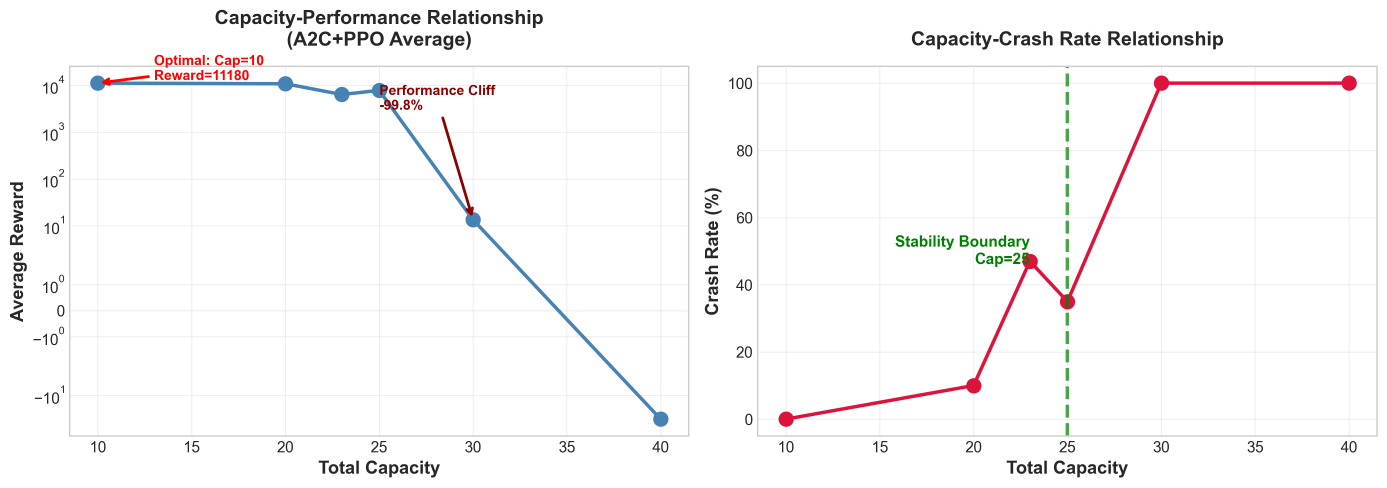
#> input picture Analysis/figures/fig1_capacity_performance_en.png, 4161 x 1463 px, found by its file name (shown at 1/3 size)
$ python create_graphical_abstract.py
#> lines starting #> are read from the running program, lines starting #| are printed output that depends on the picture
#!/usr/bin/env python3
"""
Create Graphical Abstract for Applied Soft Computing Submission
Requirements: ≥531×1328 pixels (vertical layout)
"""

import matplotlib.pyplot as plt
import matplotlib.image as mpimg
from matplotlib.patches import Rectangle
import numpy as np

# Configuration
OUTPUT_FILE = 'figures/graphical_abstract.png'
DPI = 300
WIDTH_INCHES = 5.31  # 531 pixels at 100 DPI, scaled for 300 DPI
HEIGHT_INCHES = 13.28  # 1328 pixels at 100 DPI, scaled for 300 DPI

# Figure paths (using PNG versions for easier manipulation)
FIG1_PATH = '../../../Analysis/figures/fig1_capacity_performance_en.png'
FIG2_PATH = '../../../Analysis/figures/fig2_structure_comparison_en.png'
FIG4_PATH = '../../../Analysis/figures/fig4_algorithm_radar_en.png'

def create_graphical_abstract():
    """Create graphical abstract combining key figures"""

    # Create figure with vertical layout
    fig = plt.figure(figsize=(WIDTH_INCHES, HEIGHT_INCHES), dpi=DPI)

    # Load images
    try:
        img_capacity = mpimg.imread(FIG1_PATH)
#> img_capacity is the input picture: shape (1463, 4161, 4) float32; mean R, G, B, A 0.98, 0.975, 0.976, 1
        img_structure = mpimg.imread(FIG2_PATH)
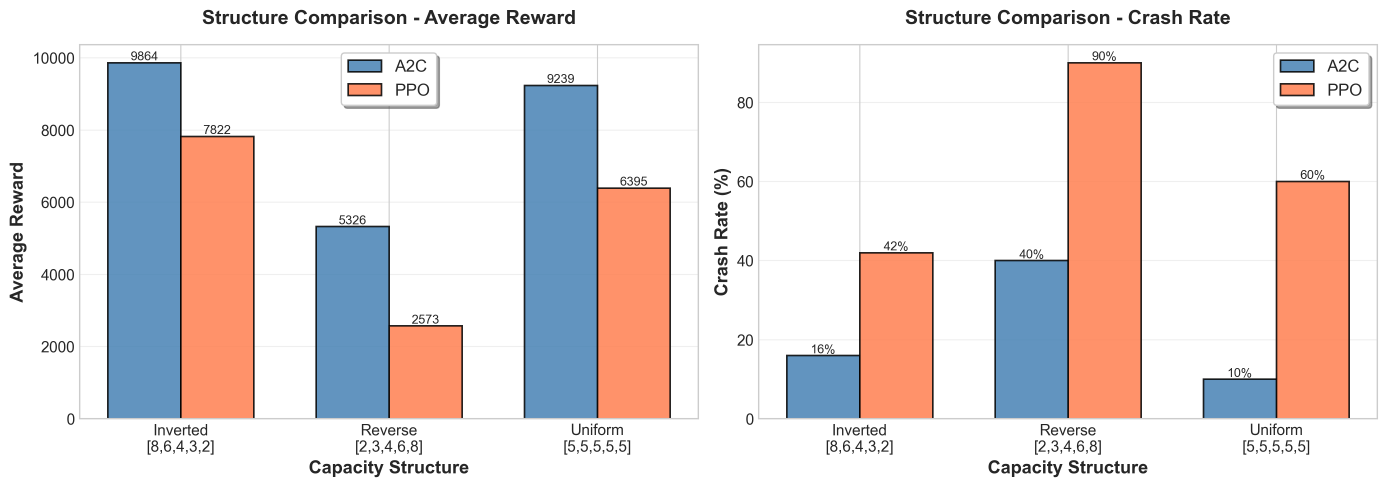
#> input picture Analysis/figures/fig2_structure_comparison_en.png, 4161 x 1461 px, found by its file name (shown at 1/3 size)
#> img_structure is the input picture: shape (1461, 4161, 4) float32; mean R, G, B, A 0.907, 0.843, 0.862, 1
        img_algorithms = mpimg.imread(FIG4_PATH)
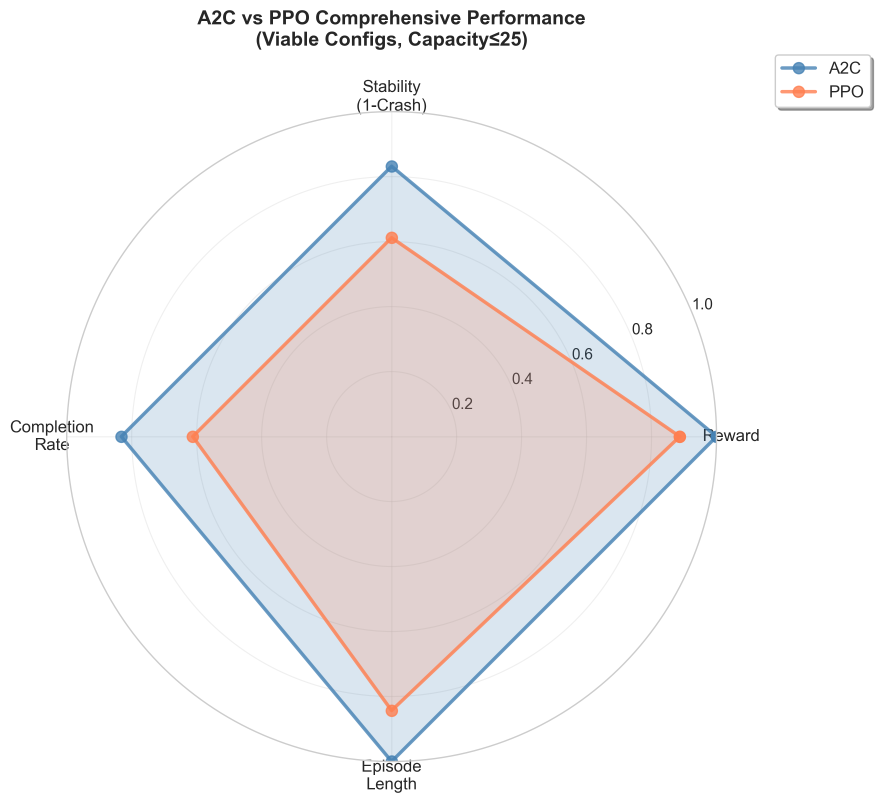
#> input picture Analysis/figures/fig4_algorithm_radar_en.png, 2641 x 2408 px, found by its file name (shown at 1/3 size)
#> img_algorithms is the input picture: shape (2408, 2641, 4) float32; mean R, G, B, A 0.974, 0.949, 0.953, 1
    except FileNotFoundError as e:
        print(f"Error loading images: {e}")
        return None

    # Define layout: 4 panels (Title, Problem/Results, Key Findings, Conclusions)
    # Using GridSpec for flexible layout
    gs = fig.add_gridspec(6, 1, height_ratios=[0.8, 1.5, 2.0, 2.0, 1.5, 0.5],
                          hspace=0.3, left=0.05, right=0.95, top=0.98, bottom=0.02)

    # Panel 1: Title
    ax_title = fig.add_subplot(gs[0, 0])
    ax_title.axis('off')
    ax_title.text(0.5, 0.5, 'Deep Reinforcement Learning for\nVertical Layered Queueing Systems in Urban Air Mobility',
                  ha='center', va='center', fontsize=14, fontweight='bold', wrap=True)

    # Panel 2: Algorithm Comparison (fig4)
    ax_algo = fig.add_subplot(gs[1, 0])
    ax_algo.imshow(img_algorithms)
    ax_algo.axis('off')
    ax_algo.text(0.02, 0.98, 'A. Algorithm Performance', transform=ax_algo.transAxes,
                 fontsize=11, fontweight='bold', va='top',
                 bbox=dict(boxstyle='round', facecolor='wheat', alpha=0.8))

    # Panel 3: Structural Comparison (fig2)
    ax_struct = fig.add_subplot(gs[2, 0])
    ax_struct.imshow(img_structure)
    ax_struct.axis('off')
    ax_struct.text(0.02, 0.98, 'B. Structural Analysis', transform=ax_struct.transAxes,
                   fontsize=11, fontweight='bold', va='top',
                   bbox=dict(boxstyle='round', facecolor='lightblue', alpha=0.8))

    # Panel 4: Capacity Paradox (fig1)
    ax_capacity = fig.add_subplot(gs[3, 0])
    ax_capacity.imshow(img_capacity)
    ax_capacity.axis('off')
    ax_capacity.text(0.02, 0.98, 'C. Capacity Paradox', transform=ax_capacity.transAxes,
                     fontsize=11, fontweight='bold', va='top',
                     bbox=dict(boxstyle='round', facecolor='lightgreen', alpha=0.8))

    # Panel 5: Key Findings
    ax_findings = fig.add_subplot(gs[4, 0])
    ax_findings.axis('off')
    findings_text = (
        "Key Findings:\n"
        "• DRL algorithms achieve 59.9% improvement over heuristics\n"
        "• Inverted pyramid structure outperforms by 9.7%-19.7%\n"
        "• Capacity paradox: K=10 outperforms K=30+ under extreme load\n"
        "• A2C achieves best performance with minimal training time"
    )
    ax_findings.text(0.5, 0.5, findings_text, ha='center', va='center',
                     fontsize=10, bbox=dict(boxstyle='round', facecolor='lightyellow', alpha=0.9))

    # Panel 6: Footer
    ax_footer = fig.add_subplot(gs[5, 0])
    ax_footer.axis('off')
    ax_footer.text(0.5, 0.5, 'Applied Soft Computing Journal Submission',
                   ha='center', va='center', fontsize=9, style='italic')

    return fig

if __name__ == '__main__':
    fig = create_graphical_abstract()
    plt.savefig(OUTPUT_FILE, dpi=DPI, bbox_inches='tight', facecolor='white')
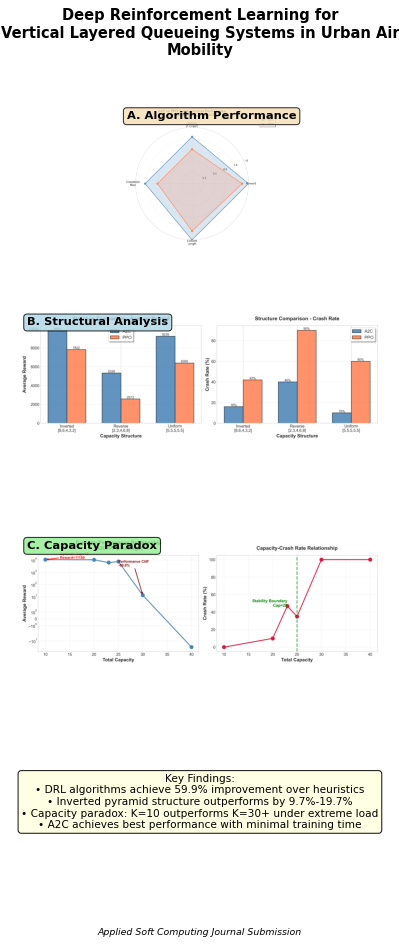
#> figure drawn by matplotlib, 3 panels
    print(f"Graphical abstract saved to {OUTPUT_FILE}")
    print(f"Size: {WIDTH_INCHES*DPI:.0f} x {HEIGHT_INCHES*DPI:.0f} pixels")
